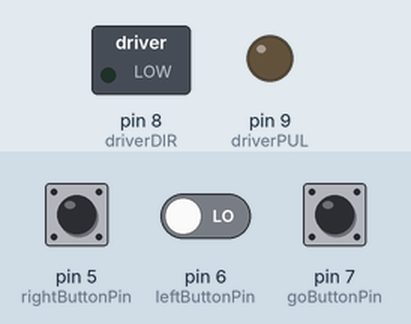
A sketch run on a simulated Arduino Uno, built with avr-gcc and run on an emulated ATmega328P. On the bench: switched loads named in the sketch (green lamp = pin HIGH), output pins drawn as LEDs (lit = HIGH). The inputs (shaded band) are chosen by the test bench; at power-on: pin 7 (goButtonPin) LOW, pin 6 (leftButtonPin) LOW, pin 5 (rightButtonPin) LOW.

Above: at 1.2 s.
1.3 s: pin 7 (goButtonPin) pulled HIGH for 0.15 s
At 2.0 s:
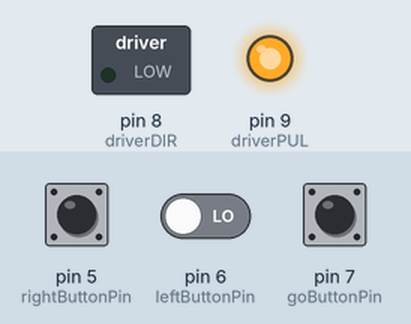
3.0 s: pin 7 (goButtonPin) pulled HIGH for 1 s
At 3.4 s:
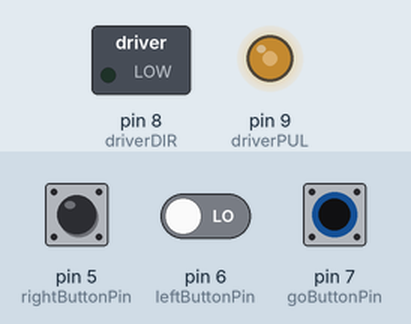
5.5 s: pin 6 (leftButtonPin) driven HIGH and pin 7 (goButtonPin) driven HIGH
At 6.5 s:
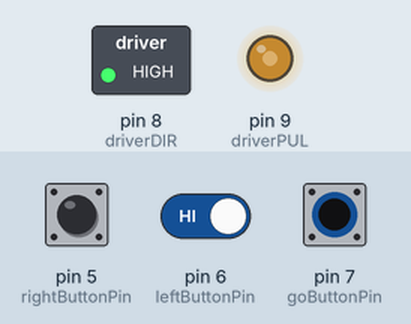
7.0 s: pin 5 (rightButtonPin) pulled HIGH for 1 s
At 9.1 s:
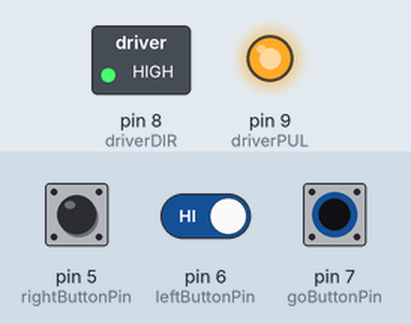
9.5 s: pin 7 (goButtonPin) pulsed LOW 5 times (0.12 s each, 0.3 s apart)
At 9.91 s:
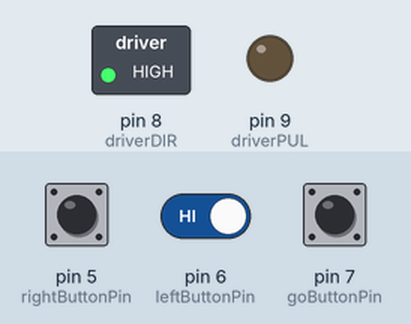
12.5 s: pin 5 (rightButtonPin) pulled HIGH for 0.15 s
At 12.58 s:
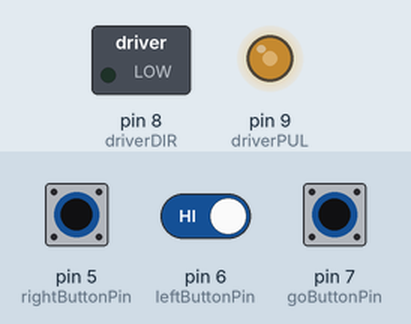
Timing chart, 0 to 15.2 s (numbered marks = the images above; inputs shaded):
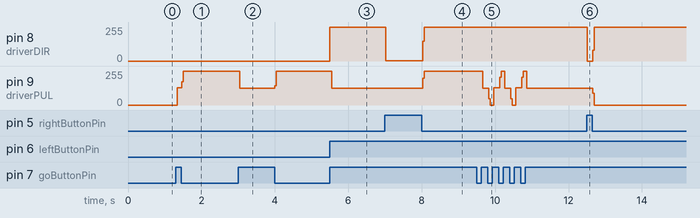

Measured:
- after the input at 1.3 s, pin 9 (driverPUL): 0/255 → 130/255 at once, → 255/255 0.12 s later
- after the input at 3.0 s, pin 9 (driverPUL): 255/255 → 125/255 at once, → 255/255 0.96 s later
- after the input at 5.5 s, pin 8 (driverDIR): 0/255 → 255/255 at once; pin 9 (driverPUL): 255/255 → 126/255 at once
- after the input at 7.0 s, pin 8 (driverDIR): 255/255 → 1/255 at once, → 255/255 1.0 s later; pin 9 (driverPUL): 126/255 → 255/255 after 1.0 s
- after the input at 12.5 s, pin 8 (driverDIR): 255/255 → 0/255 at once, → 255/255 0.16 s later; pin 9 (driverPUL): 126/255 → 0/255 after 0.16 s

The sketch:

homing_sequence.ino
```cpp
/**
 * Basic homing script for inverted pendulum.
 * Homing sequence is carried out while "go" switch is pressed and held.
 * Cart travels to left limit switch, right limit switch, and finally the middle of the rail.
 * If "go" switch is released and repressed, homing sequence will restart.
 *
 * @author Will Martin
 */

// stepper pins
#define driverPUL 9 // pulse pin
#define driverDIR 8 // direction pin

// switch pins
#define goButtonPin 7
#define leftButtonPin 6
#define rightButtonPin 5

// switch states
int goButtonState = 0;
int leftButtonState = 0;
int rightButtonState = 0;

// calculate linear distance per step
const double motorStepsPerRev = 200;
const double micoStepSetting = 2;
const double stepsPerRev = motorStepsPerRev * micoStepSetting;
const double pulleyDiameter = .025;
const double distancePerStep = (0.5)*((1/stepsPerRev)*3.14*pulleyDiameter);

// stepper pulse
bool highlow = true;

// stepper direction
bool cw = true;

// homing booleans
bool homing = true;
bool leftHome = true;
bool rightHome = true;

// homing position values
double left = 0.0;
double right = 0.0;

// current relative position
double x = 0.0;

void setup() {
  Serial.begin(9600);

  // setup stepper
  pinMode (driverPUL, OUTPUT);
  pinMode (driverDIR, OUTPUT);
  digitalWrite(driverDIR, LOW); // LOW=CW

  // setup switches
  pinMode(goButtonPin, INPUT);
  pinMode(leftButtonPin, INPUT);
  pinMode(rightButtonPin, INPUT);
}

void loop() {
  // get switch states
  goButtonState = digitalRead(goButtonPin);
  leftButtonState = digitalRead(leftButtonPin);
  rightButtonState = digitalRead(rightButtonPin);

  if (goButtonState == HIGH) {

    if (homing) {

      // drive motor
      if (highlow) {
          digitalWrite(driverPUL, HIGH);
          highlow = false;
          delay(1);
      } else {
          digitalWrite(driverPUL, LOW);
          highlow = true;
          delay(1);
      }

      // update current position
      if (cw) {
        x += distancePerStep;
      } else {
        x -= distancePerStep;
      }

      // left and right limit switches
      // record relative position
      // switch direction on stepper motor
      if (leftButtonState == HIGH) {
        left = x;
        digitalWrite(driverDIR, HIGH);
        leftHome = false;
        cw = false;
      }
      if (rightButtonState == HIGH) {
        right = x;
        digitalWrite(driverDIR, LOW);
        rightHome = false;
        cw = true;
      }

      // check to see if both limit switches have been toggled and at middle of rail
      if ((leftHome == false) && (rightHome == false) && (x > (left+right)/2)) {
        homing = false;
      }
    }

  } else {
    // prepare to restart homing next time go button is pressed
    homing = true;
    leftHome = true;
    rightHome = true;
  }

}
```
